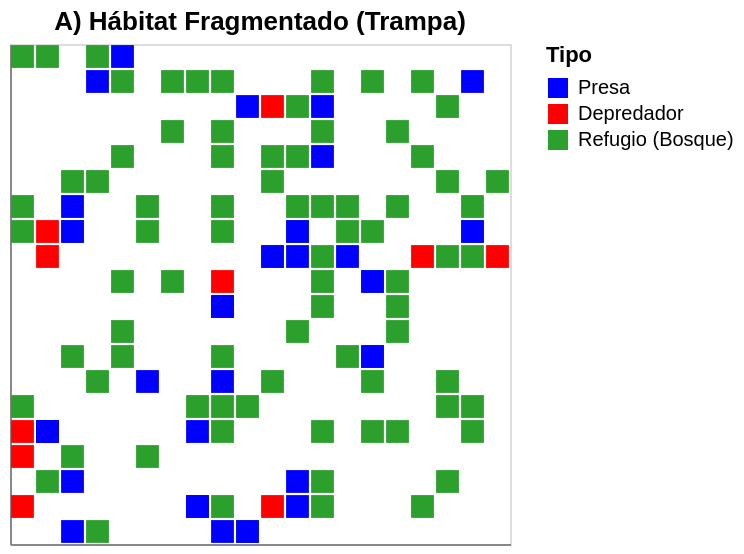

Vega-Lite specification for this chart:
### Vega-Lite specification from a JSON file in a GitHub repository (floating-point values rounded to 4 significant figures)
{"config": {"view": {"continuousWidth": 300, "continuousHeight": 300}}, "data": {"name": "data-d6b1a9206cf063b8baf049e64316299b"}, "mark": {"type": "square", "opacity": 1, "size": 130}, "encoding": {"color": {"field": "Tipo", "scale": {"domain": ["Presa", "Depredador", "Refugio (Bosque)"], "range": ["blue", "red", "#2ca02c"]}, "type": "nominal"}, "tooltip": [{"field": "x", "type": "quantitative"}, {"field": "y", "type": "quantitative"}, {"field": "Tipo", "type": "nominal"}], "x": {"axis": {"labels": false, "ticks": false, "title": null}, "field": "x", "type": "ordinal"}, "y": {"axis": {"labels": false, "ticks": false, "title": null}, "field": "y", "sort": "descending", "type": "ordinal"}}, "height": 250, "title": "A) Hábitat Fragmentado (Trampa)", "width": 250, "$schema": "https://vega.github.io/schema/vega-lite/v6.1.0.json", "datasets": {"data-d6b1a9206cf063b8baf049e64316299b": [{"x": 0, "y": 5, "Tipo": "Refugio (Bosque)"}, {"x": 0, "y": 12, "Tipo": "Refugio (Bosque)"}, {"x": 0, "y": 13, "Tipo": "Refugio (Bosque)"}, {"x": 0, "y": 19, "Tipo": "Refugio (Bosque)"}, {"x": 1, "y": 2, "Tipo": "Refugio (Bosque)"}, {"x": 1, "y": 4, "Tipo": "Refugio (Bosque)"}, {"x": 1, "y": 19, "Tipo": "Refugio (Bosque)"}, {"x": 2, "y": 3, "Tipo": "Refugio (Bosque)"}, {"x": 2, "y": 7, "Tipo": "Refugio (Bosque)"}, {"x": 2, "y": 12, "Tipo": "Refugio (Bosque)"}, {"x": 2, "y": 14, "Tipo": "Refugio (Bosque)"}, {"x": 3, "y": 0, "Tipo": "Refugio (Bosque)"}, {"x": 3, "y": 6, "Tipo": "Refugio (Bosque)"}, {"x": 3, "y": 14, "Tipo": "Refugio (Bosque)"}, {"x": 3, "y": 19, "Tipo": "Refugio (Bosque)"}, {"x": 4, "y": 7, "Tipo": "Refugio (Bosque)"}, {"x": 4, "y": 8, "Tipo": "Refugio (Bosque)"}, {"x": 4, "y": 10, "Tipo": "Refugio (Bosque)"}, {"x": 4, "y": 15, "Tipo": "Refugio (Bosque)"}, {"x": 4, "y": 18, "Tipo": "Refugio (Bosque)"}, {"x": 5, "y": 3, "Tipo": "Refugio (Bosque)"}, {"x": 5, "y": 12, "Tipo": "Refugio (Bosque)"}, {"x": 5, "y": 13, "Tipo": "Refugio (Bosque)"}, {"x": 6, "y": 10, "Tipo": "Refugio (Bosque)"}, {"x": 6, "y": 16, "Tipo": "Refugio (Bosque)"}, {"x": 6, "y": 18, "Tipo": "Refugio (Bosque)"}, {"x": 7, "y": 5, "Tipo": "Refugio (Bosque)"}, {"x": 7, "y": 18, "Tipo": "Refugio (Bosque)"}, {"x": 8, "y": 1, "Tipo": "Refugio (Bosque)"}, {"x": 8, "y": 4, "Tipo": "Refugio (Bosque)"}, {"x": 8, "y": 5, "Tipo": "Refugio (Bosque)"}, {"x": 8, "y": 7, "Tipo": "Refugio (Bosque)"}, {"x": 8, "y": 12, "Tipo": "Refugio (Bosque)"}, {"x": 8, "y": 13, "Tipo": "Refugio (Bosque)"}, {"x": 8, "y": 15, "Tipo": "Refugio (Bosque)"}, {"x": 8, "y": 16, "Tipo": "Refugio (Bosque)"}, {"x": 8, "y": 18, "Tipo": "Refugio (Bosque)"}, {"x": 9, "y": 0, "Tipo": "Refugio (Bosque)"}, {"x": 9, "y": 5, "Tipo": "Refugio (Bosque)"}, {"x": 10, "y": 6, "Tipo": "Refugio (Bosque)"}, {"x": 10, "y": 11, "Tipo": "Refugio (Bosque)"}, {"x": 10, "y": 14, "Tipo": "Refugio (Bosque)"}, {"x": 10, "y": 15, "Tipo": "Refugio (Bosque)"}, {"x": 11, "y": 8, "Tipo": "Refugio (Bosque)"}, {"x": 11, "y": 12, "Tipo": "Refugio (Bosque)"}, {"x": 11, "y": 13, "Tipo": "Refugio (Bosque)"}, {"x": 11, "y": 15, "Tipo": "Refugio (Bosque)"}, {"x": 11, "y": 17, "Tipo": "Refugio (Bosque)"}, {"x": 12, "y": 1, "Tipo": "Refugio (Bosque)"}, {"x": 12, "y": 2, "Tipo": "Refugio (Bosque)"}, {"x": 12, "y": 4, "Tipo": "Refugio (Bosque)"}, {"x": 12, "y": 9, "Tipo": "Refugio (Bosque)"}, {"x": 12, "y": 10, "Tipo": "Refugio (Bosque)"}, {"x": 12, "y": 11, "Tipo": "Refugio (Bosque)"}, {"x": 12, "y": 13, "Tipo": "Refugio (Bosque)"}, {"x": 12, "y": 16, "Tipo": "Refugio (Bosque)"}, {"x": 12, "y": 18, "Tipo": "Refugio (Bosque)"}, {"x": 13, "y": 7, "Tipo": "Refugio (Bosque)"}, {"x": 13, "y": 12, "Tipo": "Refugio (Bosque)"}, {"x": 13, "y": 13, "Tipo": "Refugio (Bosque)"}, {"x": 14, "y": 4, "Tipo": "Refugio (Bosque)"}, {"x": 14, "y": 6, "Tipo": "Refugio (Bosque)"}, {"x": 14, "y": 7, "Tipo": "Refugio (Bosque)"}, {"x": 14, "y": 10, "Tipo": "Refugio (Bosque)"}, {"x": 14, "y": 12, "Tipo": "Refugio (Bosque)"}, {"x": 14, "y": 18, "Tipo": "Refugio (Bosque)"}, {"x": 15, "y": 4, "Tipo": "Refugio (Bosque)"}, {"x": 15, "y": 8, "Tipo": "Refugio (Bosque)"}, {"x": 15, "y": 9, "Tipo": "Refugio (Bosque)"}, {"x": 15, "y": 10, "Tipo": "Refugio (Bosque)"}, {"x": 15, "y": 13, "Tipo": "Refugio (Bosque)"}, {"x": 15, "y": 16, "Tipo": "Refugio (Bosque)"}, {"x": 16, "y": 1, "Tipo": "Refugio (Bosque)"}, {"x": 16, "y": 15, "Tipo": "Refugio (Bosque)"}, {"x": 16, "y": 18, "Tipo": "Refugio (Bosque)"}, {"x": 17, "y": 2, "Tipo": "Refugio (Bosque)"}, {"x": 17, "y": 5, "Tipo": "Refugio (Bosque)"}, {"x": 17, "y": 6, "Tipo": "Refugio (Bosque)"}, {"x": 17, "y": 11, "Tipo": "Refugio (Bosque)"}, {"x": 17, "y": 14, "Tipo": "Refugio (Bosque)"}, {"x": 17, "y": 17, "Tipo": "Refugio (Bosque)"}, {"x": 18, "y": 4, "Tipo": "Refugio (Bosque)"}, {"x": 18, "y": 5, "Tipo": "Refugio (Bosque)"}, {"x": 18, "y": 11, "Tipo": "Refugio (Bosque)"}, {"x": 18, "y": 12, "Tipo": "Refugio (Bosque)"}, {"x": 18, "y": 13, "Tipo": "Refugio (Bosque)"}, {"x": 19, "y": 14, "Tipo": "Refugio (Bosque)"}, {"x": 9, "y": 0, "Tipo": "Presa"}, {"x": 3, "y": 18, "Tipo": "Presa"}, {"x": 11, "y": 12, "Tipo": "Presa"}, {"x": 1, "y": 4, "Tipo": "Presa"}, {"x": 7, "y": 1, "Tipo": "Presa"}, {"x": 18, "y": 12, "Tipo": "Presa"}, {"x": 10, "y": 11, "Tipo": "Presa"}, {"x": 9, "y": 17, "Tipo": "Presa"}, {"x": 8, "y": 9, "Tipo": "Presa"}, {"x": 1, "y": 4, "Tipo": "Presa"}, {"x": 8, "y": 9, "Tipo": "Presa"}, {"x": 11, "y": 2, "Tipo": "Presa"}, {"x": 2, "y": 2, "Tipo": "Presa"}, {"x": 2, "y": 13, "Tipo": "Presa"}, {"x": 12, "y": 15, "Tipo": "Presa"}, {"x": 11, "y": 11, "Tipo": "Presa"}, {"x": 7, "y": 4, "Tipo": "Presa"}, {"x": 12, "y": 17, "Tipo": "Presa"}, {"x": 2, "y": 12, "Tipo": "Presa"}, {"x": 2, "y": 0, "Tipo": "Presa"}, {"x": 14, "y": 7, "Tipo": "Presa"}, {"x": 8, "y": 0, "Tipo": "Presa"}, {"x": 4, "y": 19, "Tipo": "Presa"}, {"x": 7, "y": 1, "Tipo": "Presa"}, {"x": 14, "y": 10, "Tipo": "Presa"}, {"x": 8, "y": 6, "Tipo": "Presa"}, {"x": 11, "y": 1, "Tipo": "Presa"}, {"x": 18, "y": 18, "Tipo": "Presa"}, {"x": 13, "y": 11, "Tipo": "Presa"}, {"x": 5, "y": 6, "Tipo": "Presa"}, {"x": 10, "y": 1, "Tipo": "Depredador"}, {"x": 10, "y": 17, "Tipo": "Depredador"}, {"x": 8, "y": 10, "Tipo": "Depredador"}, {"x": 19, "y": 11, "Tipo": "Depredador"}, {"x": 1, "y": 11, "Tipo": "Depredador"}, {"x": 0, "y": 4, "Tipo": "Depredador"}, {"x": 16, "y": 11, "Tipo": "Depredador"}, {"x": 0, "y": 3, "Tipo": "Depredador"}, {"x": 0, "y": 1, "Tipo": "Depredador"}, {"x": 1, "y": 12, "Tipo": "Depredador"}]}}
